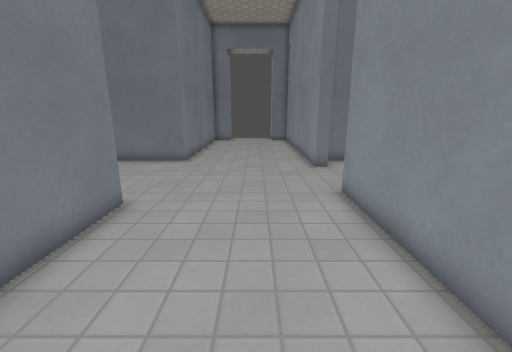
[1] (above)

12 first-person views from a walk through a level from a Godot 3-D game. The camera is 1.3 m above the floor, tilts 14° down and sees 90° across. The floor is counted in squares, 0.5 m on a side. Each view is taken from the middle of a square. On the plan, view 1 faces up. The plan holds only what a view shows up to about 18 squares ahead; the rest is blank. Surface patterns are stand-ins for the level's own textures.

[2]
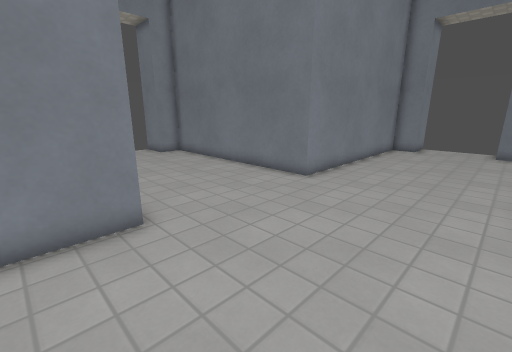

[3]
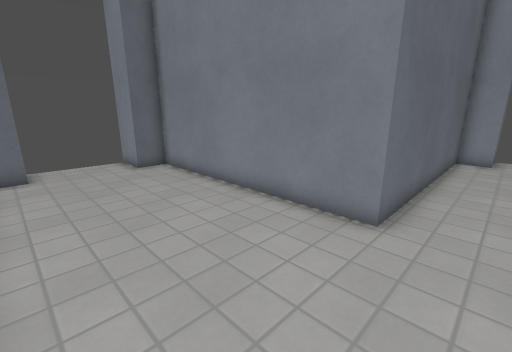

[4]
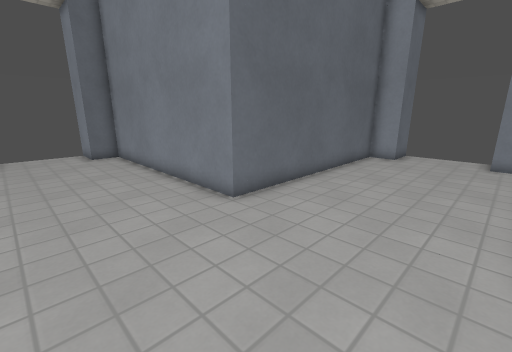

[5]
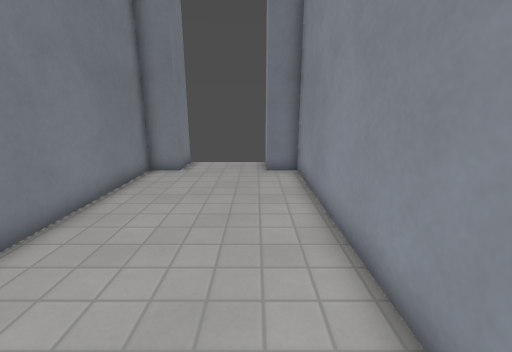

[6]
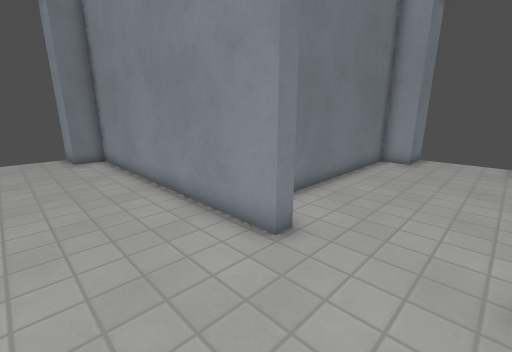

[7]
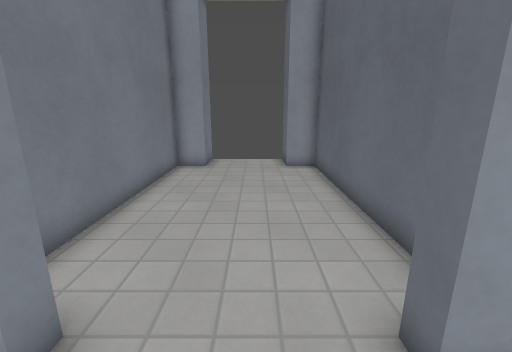

[8]
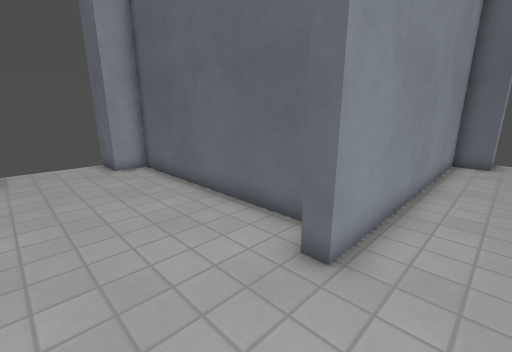

[9]
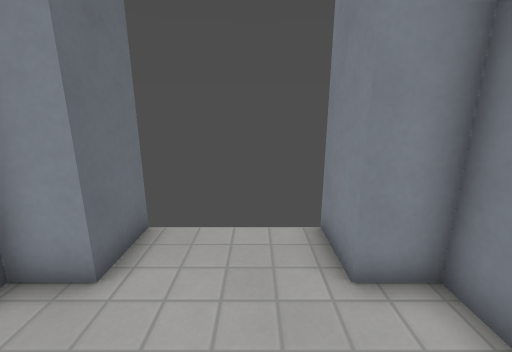

[10]
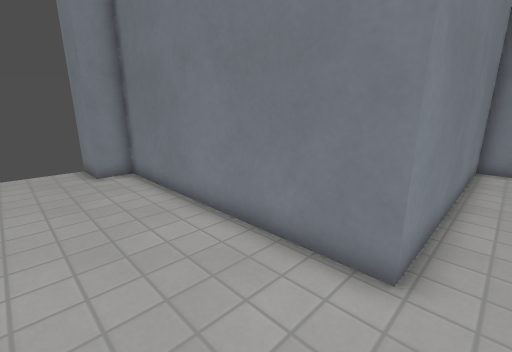

[11]
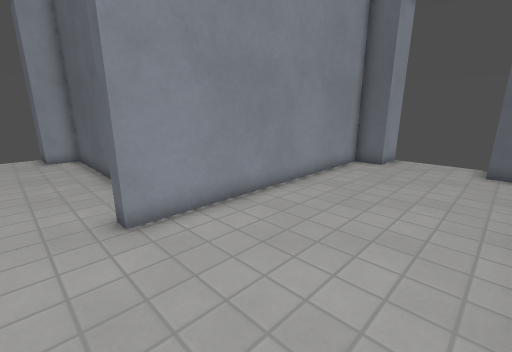

[12]
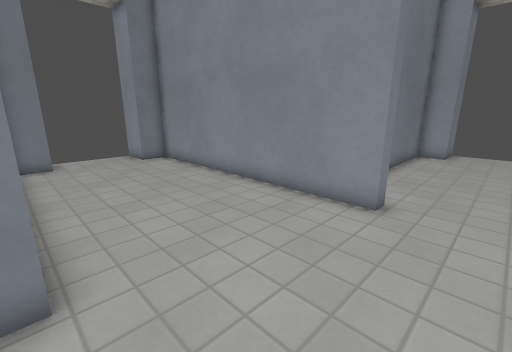

### Floor plan
Points are (right, up) in squares from view 1. A wall is a line through its corners. A room is listed if a view was taken in it or the views show most of it. See-through windows are left out.
Room 1 (views 1, 2, 3, 4, 5, 6, 7, 8, 9, 10, 11, 12)
walls: (2.9, 12.3) (2.9, 24.5) (1.5, 24.5) (1.5, 26.5); (-16.5, 8.5) (-14.5, 8.5) (-14.5, 7.1) (-3.9, 7.1) (-3.9, -3.5) (-2.5, -3.5) (-2.5, -5.5); (-2.5, 26.5) (-2.5, 24.5) (-3.9, 24.5) (-3.9, 13.9) (-14.5, 13.9) (-14.5, 12.5) (-16.5, 12.5); (1.5, -5.5) (1.5, -3.5) (2.9, -3.5) (2.9, 8.3)
ways out: opening at (3, 10.5) to room 2
Room 2 (no view inside)
walls: (3.6, 12.3) (2.9, 12.3); (4.2, 7.1) (13.5, 7.1) (13.5, 8.5) (15.5, 8.5); (2.9, 8.3) (3.5, 8.3); (15.6, 12.5) (13.5, 12.5) (13.5, 13.9) (3.9, 13.9)
ways out: opening at (3, 10.5) to room 1

Positions as (right, up) in squares from view 1, and headings:
1: (0, 0), facing up
2: (2, 5), facing up-left
3: (2, 9), facing down-left
4: (1, 13), facing down-left
5: (1, 13), facing up
6: (-1, 9), facing up-right
7: (1, 10), facing right
8: (1, 12), facing down-right
9: (-11, 11), facing left
10: (-3, 10), facing up-left
11: (-3, 10), facing down-right
12: (-4, 10), facing up-right
